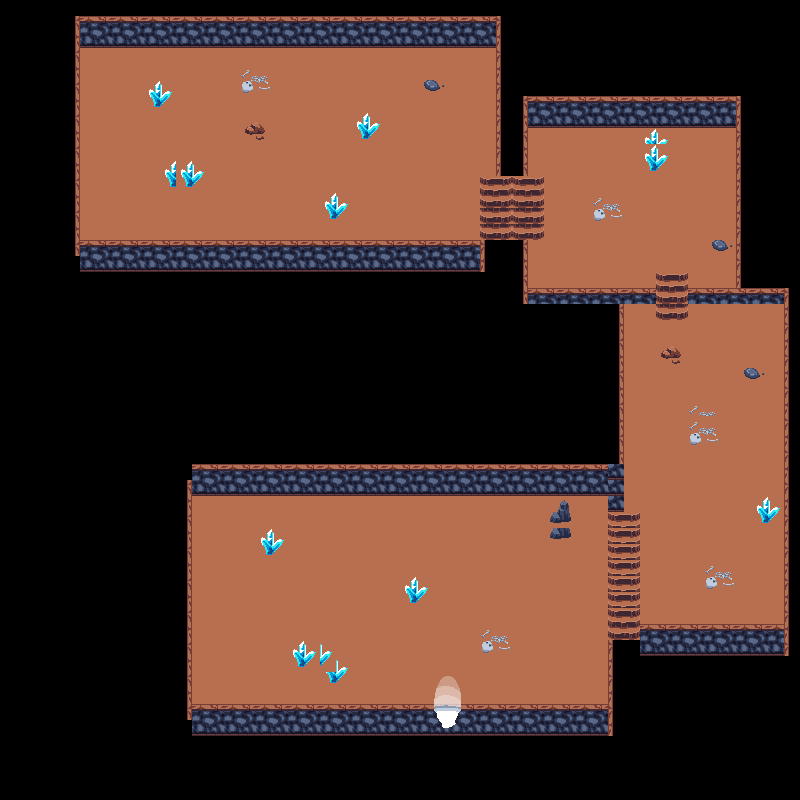

The image is a tile-based game level rendered from a .tmx file. Its description and source (layers, tilesets, objects; grid data summarised) follow:
An orthogonal 50x50 tile map with 16x16 px tiles, 4 tile layers (floor, stairs, walls, decorations), 2 tilesets and 44 objects (40x collision, boss_path1, boss_path2, exit_dungeon, spawn_dungeon).

<map version="1.10" tiledversion="1.10.2" orientation="orthogonal" renderorder="right-down" width="50" height="50" tilewidth="16" tileheight="16" infinite="0" nextlayerid="7" nextobjectid="46">
 <tileset firstgid="1" source="house.tsx" />
 <tileset firstgid="776" source="dungeon.tsx" />
 <layer id="1" name="floor" width="50" height="50">
  <data>[2500 cells, 980 non-empty, 16 distinct tile ids]</data>
 </layer>
 <layer id="2" name="stairs" width="50" height="50">
  <data>[2500 cells, 38 non-empty, 4 distinct tile ids]</data>
 </layer>
 <layer id="3" name="walls" width="50" height="50">
  <data>[2500 cells, 369 non-empty, 8 distinct tile ids]</data>
 </layer>
 <layer id="4" name="decorations" width="50" height="50">
  <data>[2500 cells, 103 non-empty, 28 distinct tile ids]</data>
 </layer>
 <objectgroup id="6" name="NPCPaths">
  <object id="44" name="boss_path1" x="272" y="208.5" width="16" height="16.5" />
  <object id="45" name="boss_path2" x="240.5" y="208.5" width="16" height="15.5" />
 </objectgroup>
 <objectgroup id="5" name="objects">
  <object id="1" type="collision" x="74.4719" y="17.1858" width="423.917" height="31.5073" />
  <object id="2" type="collision" x="525.6" y="95.9542" width="216.255" height="30.0752" />
  <object id="3" type="collision" x="734.694" y="126.029" width="7.16076" height="161.833" />
  <object id="5" type="collision" x="65.879" y="18.618" width="8.59291" height="252.059" />
  <object id="6" type="collision" x="68.7433" y="243.466" width="405.299" height="22.9144" />
  <object id="7" type="collision" x="492.66" y="35.8038" width="32.9395" height="143.215" />
  <object id="8" type="collision" x="475.474" y="237.737" width="51.5575" height="64.4468" />
  <object id="9" type="collision" x="525.6" y="290.727" width="90.2256" height="42.9646" />
  <object id="10" type="collision" x="611.529" y="287.863" width="40.1003" height="18.618" />
  <object id="11" type="collision" x="688.865" y="287.863" width="100.251" height="15.7537" />
  <object id="12" type="collision" x="780.523" y="303.616" width="8.59291" height="348.013" />
  <object id="13" type="collision" x="640" y="622" width="148" height="31.3333" />
  <object id="14" type="collision" x="606" y="303.333" width="18" height="205.333" />
  <object id="15" type="collision" x="189" y="462" width="422" height="31" />
  <object id="16" type="collision" x="190" y="459" width="7" height="280" />
  <object id="17" type="collision" x="184" y="706" width="250" height="29" />
  <object id="18" type="collision" x="435" y="716" width="27" height="16" />
  <object id="19" type="collision" x="462" y="704" width="151" height="27" />
  <object id="20" type="collision" x="607" y="640" width="6" height="91" />
  <object id="21" type="collision" x="607" y="640" width="41" height="14" />
  <object id="22" name="exit_dungeon" x="435.333" y="702.667" width="26" height="12.6667" />
  <object id="23" name="spawn_dungeon" x="263.667" y="672">
   <point />
  </object>
  <object id="24" type="collision" x="258" y="532" width="30" height="29" />
  <object id="25" type="collision" x="399" y="581" width="25" height="23" />
  <object id="26" type="collision" x="329" y="665" width="23" height="18" />
  <object id="27" type="collision" x="476" y="629" width="38" height="29" />
  <object id="28" type="collision" x="546" y="500" width="25" height="43" />
  <object id="29" type="collision" x="693" y="564" width="46" height="24" />
  <object id="30" type="collision" x="753" y="489" width="21" height="48" />
  <object id="31" type="collision" x="741" y="364" width="19" height="21" />
  <object id="32" type="collision" x="685" y="404" width="31" height="46" />
  <object id="33" type="collision" x="656" y="340" width="35" height="28" />
  <object id="34" type="collision" x="635" y="131" width="29" height="47" />
  <object id="35" type="collision" x="715" y="242" width="13" height="10" />
  <object id="36" type="collision" x="586" y="191" width="40" height="34" />
  <object id="37" type="collision" x="426" y="77" width="6" height="20" />
  <object id="38" type="collision" x="350" y="116" width="32" height="46" />
  <object id="39" type="collision" x="323" y="194" width="40" height="27" />
  <object id="40" type="collision" x="239" y="117" width="27" height="24" />
  <object id="41" type="collision" x="239" y="66" width="30" height="30" />
  <object id="42" type="collision" x="149" y="78" width="28" height="37" />
  <object id="43" type="collision" x="163" y="158" width="46" height="33" />
 </objectgroup>
</map>
